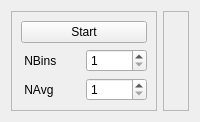
      <widget class="QWidget" name="tab">
       <attribute name="title">
        <string>Binning</string>
       </attribute>
       <layout class="QGridLayout" name="gridLayout_13">
        <item row="0" column="1">
         <widget class="QFrame" name="frame_12">
          <property name="frameShape">
           <enum>QFrame::StyledPanel</enum>
          </property>
          <property name="frameShadow">
           <enum>QFrame::Raised</enum>
          </property>
          <layout class="QHBoxLayout" name="horizontalLayout_2">
           <item>
            <layout class="QVBoxLayout" name="BinAvgLayout"/>
           </item>
          </layout>
         </widget>
        </item>
        <item row="0" column="0">
         <widget class="QFrame" name="frame_14">
          <property name="maximumSize">
           <size>
            <width>250</width>
            <height>16777215</height>
           </size>
          </property>
          <property name="frameShape">
           <enum>QFrame::StyledPanel</enum>
          </property>
          <property name="frameShadow">
           <enum>QFrame::Raised</enum>
          </property>
          <layout class="QGridLayout" name="gridLayout_16">
           <item row="0" column="0">
            <layout class="QFormLayout" name="formLayout_3">
             <item row="0" column="0" colspan="2">
              <widget class="QPushButton" name="StartBinningButton">
               <property name="text">
                <string>Start</string>
               </property>
              </widget>
             </item>
             <item row="2" column="0">
              <widget class="QLabel" name="label_3">
               <property name="text">
                <string> NBins       </string>
               </property>
              </widget>
             </item>
             <item row="2" column="1">
              <widget class="QSpinBox" name="NBinsSpinBox">
               <property name="minimum">
                <number>1</number>
               </property>
               <property name="maximum">
                <number>10000</number>
               </property>
              </widget>
             </item>
             <item row="3" column="0">
              <widget class="QLabel" name="label_4">
               <property name="text">
                <string> NAvg</string>
               </property>
              </widget>
             </item>
             <item row="3" column="1">
              <widget class="QSpinBox" name="NAvgSpinBox">
               <property name="minimum">
                <number>1</number>
               </property>
               <property name="maximum">
                <number>10000</number>
               </property>
              </widget>
             </item>
            </layout>
           </item>
          </layout>
         </widget>
        </item>
       </layout>
      </widget>
